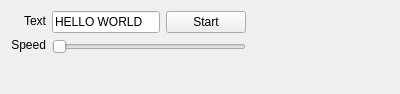
<?xml version="1.0" encoding="UTF-8"?>
<ui version="4.0">
 <class>Form</class>
 <widget class="QWidget" name="Form">
  <property name="geometry">
   <rect>
    <x>0</x>
    <y>0</y>
    <width>400</width>
    <height>94</height>
   </rect>
  </property>
  <property name="windowTitle">
   <string>Form</string>
  </property>
  <layout class="QVBoxLayout" name="verticalLayout_3">
   <item>
    <layout class="QHBoxLayout" name="horizontalLayout_2">
     <item>
      <layout class="QVBoxLayout" name="verticalLayout_2">
       <item>
        <widget class="QLabel" name="label">
         <property name="text">
          <string>Text</string>
         </property>
         <property name="alignment">
          <set>Qt::AlignRight|Qt::AlignTrailing|Qt::AlignVCenter</set>
         </property>
        </widget>
       </item>
       <item>
        <widget class="QLabel" name="Speed">
         <property name="text">
          <string>Speed</string>
         </property>
         <property name="alignment">
          <set>Qt::AlignRight|Qt::AlignTrailing|Qt::AlignVCenter</set>
         </property>
        </widget>
       </item>
      </layout>
     </item>
     <item>
      <layout class="QVBoxLayout" name="verticalLayout">
       <item>
        <layout class="QHBoxLayout" name="horizontalLayout">
         <item>
          <widget class="QLineEdit" name="edit_text">
           <property name="text">
            <string>HELLO WORLD</string>
           </property>
          </widget>
         </item>
         <item>
          <widget class="QPushButton" name="btn_start">
           <property name="text">
            <string>Start</string>
           </property>
          </widget>
         </item>
        </layout>
       </item>
       <item>
        <widget class="QSlider" name="slider_speed">
         <property name="orientation">
          <enum>Qt::Horizontal</enum>
         </property>
        </widget>
       </item>
      </layout>
     </item>
     <item>
      <spacer name="horizontalSpacer">
       <property name="orientation">
        <enum>Qt::Horizontal</enum>
       </property>
       <property name="sizeHint" stdset="0">
        <size>
         <width>40</width>
         <height>20</height>
        </size>
       </property>
      </spacer>
     </item>
    </layout>
   </item>
   <item>
    <spacer name="verticalSpacer">
     <property name="orientation">
      <enum>Qt::Vertical</enum>
     </property>
     <property name="sizeHint" stdset="0">
      <size>
       <width>20</width>
       <height>13</height>
      </size>
     </property>
    </spacer>
   </item>
  </layout>
 </widget>
 <resources/>
 <connections/>
</ui>
